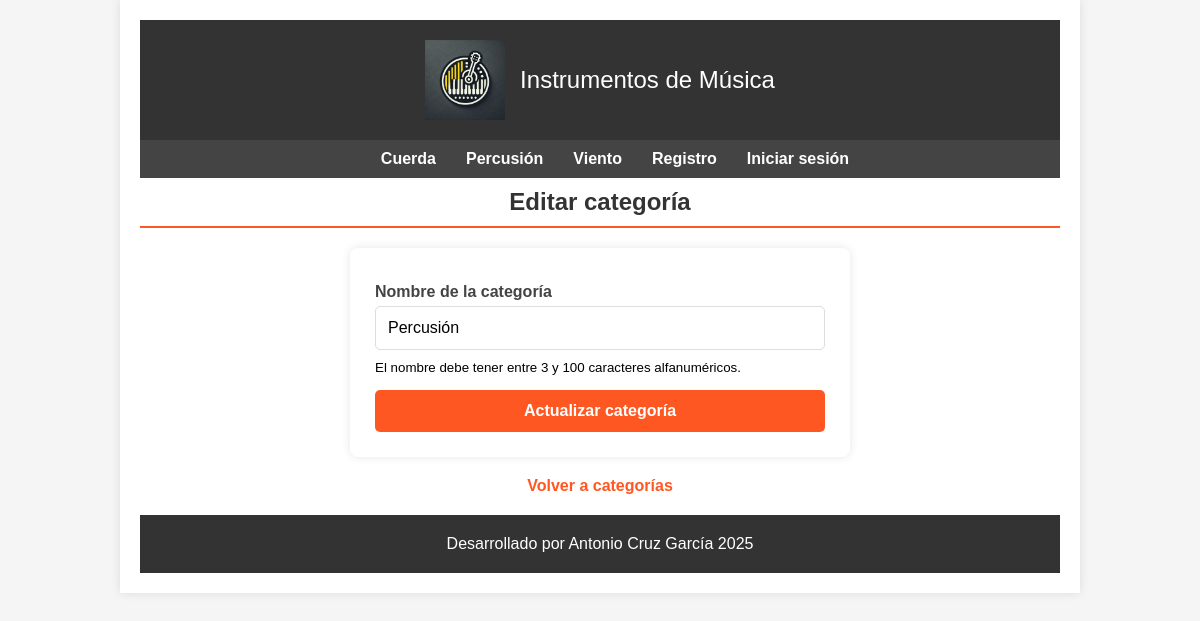
The page /index.php?controller=category&action=edit&id=8 (signed in) on the database its author committed.
### tables this page shows
CREATE TABLE `categorias` (
  `id` int(255) NOT NULL,
  `nombre` varchar(100) NOT NULL
);

### config/DatabaseConfig.php (called while the page is built, shortened)
<?php
class DatabaseConfig{
    private $connection;
    private $host;
    private $dbname;
    private $user;
    private $password;
    public function __construct(){
        $dotenv = \Dotenv\Dotenv::createImmutable(__DIR__ . '/../');
        $this->host = $_ENV['DBHOST'];
        $this->dbname = $_ENV['DBNAME'];
        $this->user = $_ENV['DBUSER'];
        $this->password = $_ENV['DBPASSWORD'];
    }
    private function connect(){
        try {
            $dsn = "mysql:host={$this->host};dbname={$this->dbname};charset=utf8";
            $this->connection = new PDO($dsn, $this->user, $this->password);
            $this->connection->setAttribute(PDO::ATTR_ERRMODE, PDO::ERRMODE_EXCEPTION);
            $this->connection->setAttribute(PDO::ATTR_DEFAULT_FETCH_MODE, PDO::FETCH_ASSOC);
        } catch (PDOException $e) {
            die("Error de conexión: " . $e->getMessage());
        }
    }
    public function getConnection()
    {
        return $this->connection;
    }
}

### Models/Category.php (called while the page is built, shortened)
<?php
class Category
{
    private $nombre;
    private $db;
    public function __construct()
    {
        $dbConfig = new DatabaseConfig();
        $this->db = $dbConfig->getConnection();
    }
    public function getNombre()
    {
        return $this->nombre;
    }
    public function getAll()
    {
        try {
            $sql = "SELECT * FROM categorias ORDER BY id DESC";
            $stmt = $this->db->query($sql);
            return $stmt->fetchAll(PDO::FETCH_ASSOC);
        } catch (\PDOException $e) {
            error_log("Error al obtener categorías: " . $e->getMessage());
            return array();
        }
    }
    public function getOneCategory($id)
    {
        try {
            $sql = "SELECT * FROM categorias WHERE id = :id";
            $stmt = $this->db->prepare($sql);
            $stmt->bindParam(':id', $id, PDO::PARAM_INT);
            $stmt->execute();
            $resultado = $stmt->fetch(PDO::FETCH_ASSOC);
            if ($resultado) {
                $this->nombre = $resultado['nombre'];
                return $this;
            }
            return false;
        } catch (\PDOException $e) {
            error_log("Error al obtener la categoría: " . $e->getMessage());
            return false;
        }
    }
}

### Views/category/edit.php (the view, shortened to what this page needs)
<h1>Editar categoría</h1>
<div class="form_container">
    <form action="index.php?controller=category&action=update" method="POST">
        <label for="nombre">Nombre de la categoría</label>
        <input type="text" name="nombre" value="<?= $categoriaEncontrada->getNombre() ?>" required maxlength="100" pattern="[A-Za-zÀ-ÖØ-öø-ÿ0-9\s\-\.]{3,100}">
        <small>El nombre debe tener entre 3 y 100 caracteres alfanuméricos.</small>
        <input type="submit" value="Actualizar categoría">
    </form>
</div>
<div class="links">
    <a href="index.php?controller=category&action=index">Volver a categorías</a>
</div>

### Views/layout/header.php (shortened to what this page needs)
<?php
$categoryModel = new Category();
$menuCategories = $categoryModel->getAll();
?>
<!DOCTYPE html>
<html lang="es">
<head>
    <link rel="stylesheet" href="../assets/css/styles.css">
</head>
<body>
    <section class="container">
        <header class="header">
            <section class="logo">
                <img src="../assets/img/logotipo_tienda.webp" alt="Logotipo">
                <a href="index.php">Instrumentos de Música</a>
            </section>
        </header>
        <nav class="menu">
            <ul>
                <?php if (!empty($menuCategories)): ?>
                    <li>
                        <?php foreach ($menuCategories as $categoria): ?>
                    <li>
                        <a href="index.php?controller=product&action=category&id=<?= $categoria['id'] ?>">
                            <?= $categoria['nombre'] ?>
                        </a>
                    </li>
                <?php endforeach; ?>
                </li>
            <?php endif; ?>
            <li><a href="index.php?controller=user&action=registro">Registro</a></li>
            <li><a href="index.php?controller=user&action=loginForm">Iniciar sesión</a></li>
            </ul>
        </nav>

### assets/css/styles.css (style rules this page uses)
* { margin: 0; padding: 0; box-sizing: border-box; font-family: Arial, sans-serif; }
body { background-color: #f5f5f5; }
.container { width: 80%; margin: 0 auto; background-color: #fff; padding: 20px; box-shadow: 0 0 10px rgba(0, 0, 0, 0.1); }
.header { background-color: #333; color: white; padding: 20px; text-align: center; }
.logo { display: flex; align-items: center; justify-content: center; }
.logo img { height: 80px; margin-right: 15px; }
.logo a { font-size: 24px; text-decoration: none; color: white; }
.menu ul { list-style: none; display: flex; justify-content: center; background-color: #444; padding: 10px 0; }
.menu ul li { margin: 0 15px; }
.menu ul li a { text-decoration: none; color: white; font-weight: bold; }
.form_container { max-width: 500px; margin: 20px auto; background-color: #fff; padding: 25px; border-radius: 8px; box-shadow: 0 0 10px rgba(0, 0, 0, 0.1); }
h1 { margin-top: 10px; color: #333; text-align: center; margin-bottom: 20px; padding-bottom: 10px; border-bottom: 2px solid #ff5722; }
form { display: flex; flex-direction: column; }
form label { margin: 10px 0 5px; font-weight: bold; color: #444; }
form input[type="text"], form input[type="email"], form input[type="password"] { padding: 12px; border: 1px solid #ddd; border-radius: 5px; margin-bottom: 10px; font-size: 16px; transition: border-color 0.3s; }
form input[type="submit"], .button { background-color: #ff5722; color: white; padding: 12px; border: none; border-radius: 5px; cursor: pointer; font-size: 16px; font-weight: bold; margin-top: 15px; transition: background-color 0.3s; }
.links { text-align: center; margin-top: 20px; }
.links a { color: #ff5722; text-decoration: none; font-weight: bold; }
.menu li { position: relative; display: inline-block; }
form input[type="submit"] { background-color: #ff5722; transition: background-color 0.3s; font-weight: bold; }
.links a { color: #ff5722; text-decoration: none; font-weight: bold; transition: color 0.3s; }

### rows shown on the page
categorias: nombre "Cuerda"
categorias: nombre "Percusión"
categorias: nombre "Viento"
